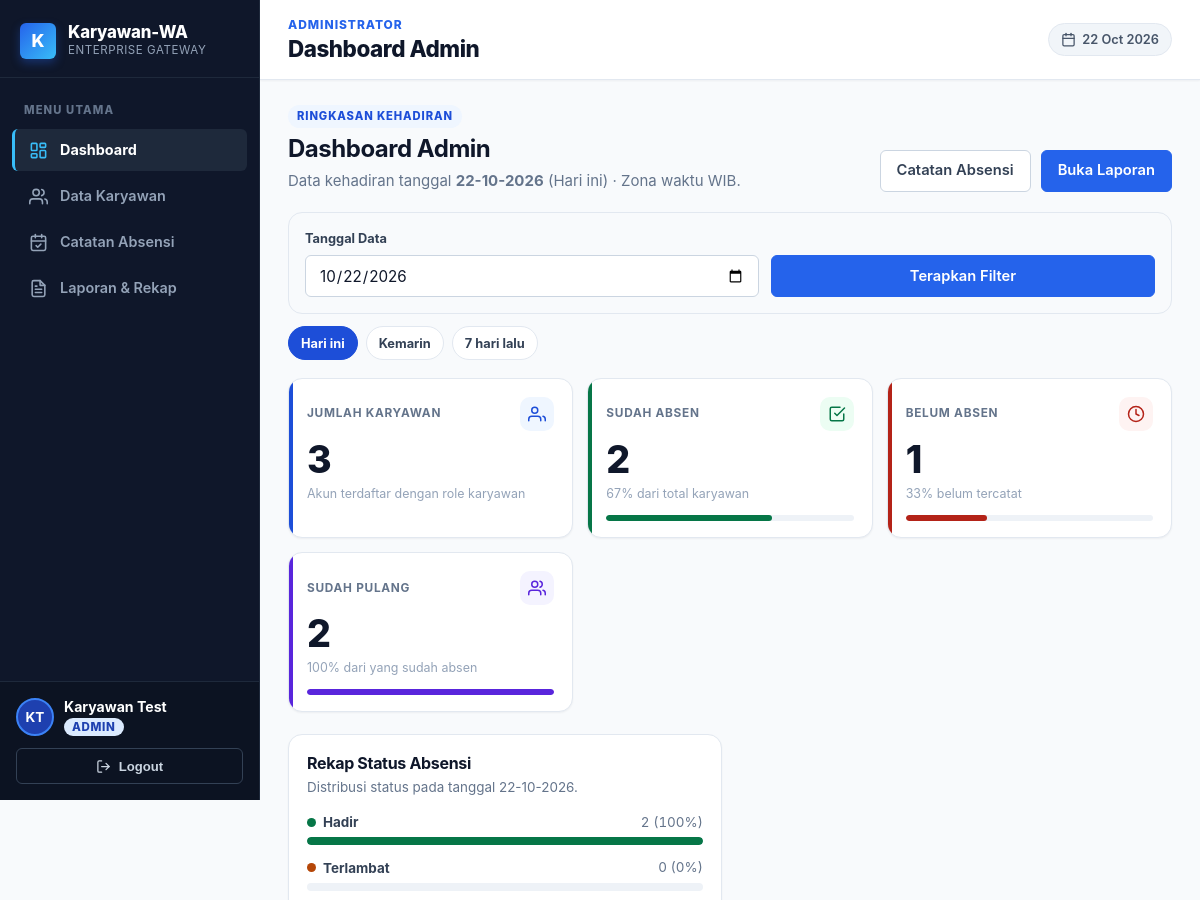
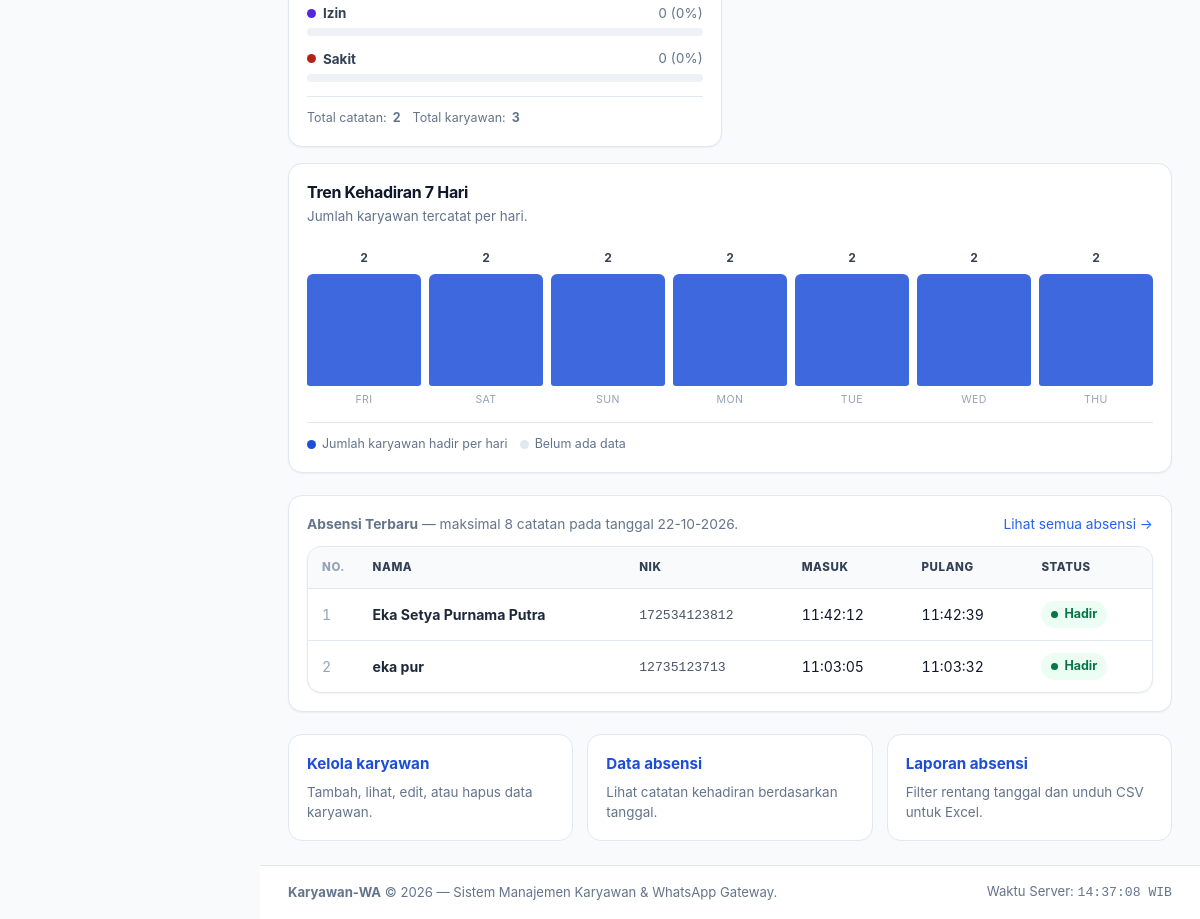
/_t_render.php, run on the app's committed database (2 pictures, top to bottom).
### tables this page shows
CREATE TABLE `absensi` (
  `id` int(10) UNSIGNED NOT NULL,
  `id_karyawan` int(10) UNSIGNED NOT NULL,
  `tanggal` date NOT NULL,
  `jam_masuk` time DEFAULT NULL,
  `jam_pulang` time DEFAULT NULL,
  `status` enum('Hadir','Terlambat','Izin','Sakit') NOT NULL DEFAULT 'Hadir',
  `created_at` timestamp NOT NULL DEFAULT current_timestamp()
);

CREATE TABLE `karyawan` (
  `id` int(10) UNSIGNED NOT NULL,
  `nik` varchar(30) NOT NULL,
  `nama` varchar(100) NOT NULL,
  `jabatan` varchar(100) NOT NULL,
  `no_hp` varchar(20) NOT NULL,
  `email` varchar(150) NOT NULL,
  `password` varchar(255) NOT NULL,
  `role` enum('admin','karyawan') NOT NULL DEFAULT 'karyawan',
  `created_at` timestamp NOT NULL DEFAULT current_timestamp(),
  `updated_at` timestamp NOT NULL DEFAULT current_timestamp() ON UPDATE current_timestamp()
);

### admin/index.php (the view, shortened to what the rows shown need)
<?php
require_once __DIR__ . '/../config/helpers.php';
$timezone = new DateTimeZone('Asia/Jakarta');
$today = (new DateTimeImmutable('now', $timezone))->format('Y-m-d');
$selectedDate = isset($_GET['tanggal']) && is_string($_GET['tanggal'])
    ? trim($_GET['tanggal'])
    : $today;
$pageError = null;
$recentAttendance = [];
$trend = [];
try {
    $pdo = getPDO();
    $stmt = $pdo->prepare(
        "SELECT k.nama, k.nik, a.tanggal, a.jam_masuk, a.jam_pulang, a.status
         FROM absensi a
         INNER JOIN karyawan k ON k.id = a.id_karyawan
         WHERE a.tanggal = :tanggal AND k.role = 'karyawan'
         ORDER BY a.jam_masuk DESC, k.nama ASC
         LIMIT 8"
    );
    $stmt->execute([':tanggal' => $selectedDate]);
    $recentAttendance = $stmt->fetchAll();
    $trendStart = (new DateTimeImmutable($selectedDate, $timezone))->modify('-6 days');
    $stmt = $pdo->prepare(
        "SELECT a.tanggal, COUNT(DISTINCT a.id_karyawan) AS total
         FROM absensi a
         INNER JOIN karyawan k ON k.id = a.id_karyawan
         WHERE k.role = 'karyawan'
           AND a.tanggal >= :tanggal_mulai
           AND a.tanggal <= :tanggal_akhir
         GROUP BY a.tanggal"
    );
    $stmt->execute([
        ':tanggal_mulai' => $trendStart->format('Y-m-d'),
        ':tanggal_akhir' => $selectedDate,
    ]);
    $trendMap = [];
    foreach ($stmt->fetchAll() as $row) {
        $trendMap[$row['tanggal']] = (int) $row['total'];
    }
    for ($i = 0; $i < 7; $i++) {
        $day = $trendStart->modify('+' . $i . ' days');
        $key = $day->format('Y-m-d');
        $trend[] = [
            'tanggal' => $key,
            'label' => $day->format('D'),
            'tanggal_label' => $day->format('d/m'),
            'total' => $trendMap[$key] ?? 0,
        ];
    }
} catch (PDOException $e) {
    error_log('Dashboard admin gagal memuat data: ' . $e->getMessage());
    $pageError = 'Data dashboard belum dapat dimuat. Periksa koneksi database atau log PHP.';
    $trend = [];
}
require_once __DIR__ . '/../layout/header.php';
?>
        <?php if ($pageError): ?>
            <div class="alert error"><?= e($pageError) ?></div>
        <?php else: ?>
            <div class="adm-hero">
                <div class="adm-hero-text">
                    <h2>Dashboard Admin</h2>
                </div>
            </div>
            <section class="adm-subpanel">
                <div class="adm-table-wrap">
                    <table class="adm-table">
                        <thead>
                            <tr>
                                <th class="adm-index">No.</th>
                                <th>Nama</th>
                                <th>NIK</th>
                                <th>Masuk</th>
                                <th>Pulang</th>
                                <th>Status</th>
                            </tr>
                        </thead>
                        <tbody>
                        <?php if (!$recentAttendance): ?>
                            <tr class="adm-empty-row">
                                <td colspan="6">Belum ada catatan absensi untuk tanggal ini.</td>
                            </tr>
                        <?php else: ?>
                            <?php foreach ($recentAttendance as $i => $row): ?>
                                <tr>
                                    <td class="adm-index adm-cell-index" data-label="No."><?= $i + 1 ?></td>
                                    <td class="adm-name adm-cell-name" data-label="Nama"><?= e($row['nama']) ?></td>
                                    <td class="adm-cell-nik" data-label="NIK"><span class="adm-nik"><?= e($row['nik']) ?></span></td>
                                    <td class="adm-time adm-cell-masuk" data-label="Jam Masuk"><?= e($row['jam_masuk'] ?: '—') ?></td>
                                    <td class="adm-time adm-cell-pulang<?= $row['jam_pulang'] ? '' : ' is-empty' ?>" data-label="Jam Pulang"><?= e($row['jam_pulang'] ?: '—') ?></td>
                                    <td class="adm-cell-status" data-label="Status">
                                        <span class="adm-status-pill" data-status="<?= e($row['status']) ?>"><?= e($row['status']) ?></span>
                                    </td>
                                </tr>
                            <?php endforeach; ?>
                        <?php endif; ?>
                        </tbody>
                    </table>
                </div>
            </section>
        <?php endif; ?>
<?php
require_once __DIR__ . '/../layout/footer.php';

### data on the page
absensi: id_karyawan.nama "Eka Setya Purnama Putra", id_karyawan.nik "172534123812", jam_masuk "11:42:12", jam_pulang "11:42:39", status "Hadir"
absensi: id_karyawan.nama "eka pur", id_karyawan.nik "12735123713", jam_masuk "11:03:05", jam_pulang "11:03:32", status "Hadir"

### other printed values
$item['label'] "Dashboard"
$item['label'] "Data Karyawan"
$item['label'] "Catatan Absensi"
$item['label'] "Laporan & Rekap"
$layoutInitials "KT"
$layoutName "Karyawan Test"
$layoutRole "ADMIN"
$layoutSection "ADMINISTRATOR"
$layoutTitle "Dashboard Admin"
$layoutDateWib "22 Oct 2026"
$selectedDateLabel "22-10-2026"
$quickLink['label'] "Hari ini"
$quickLink['label'] "Kemarin"
$quickLink['label'] "7 hari lalu"
$counts['total_karyawan'] "3"
